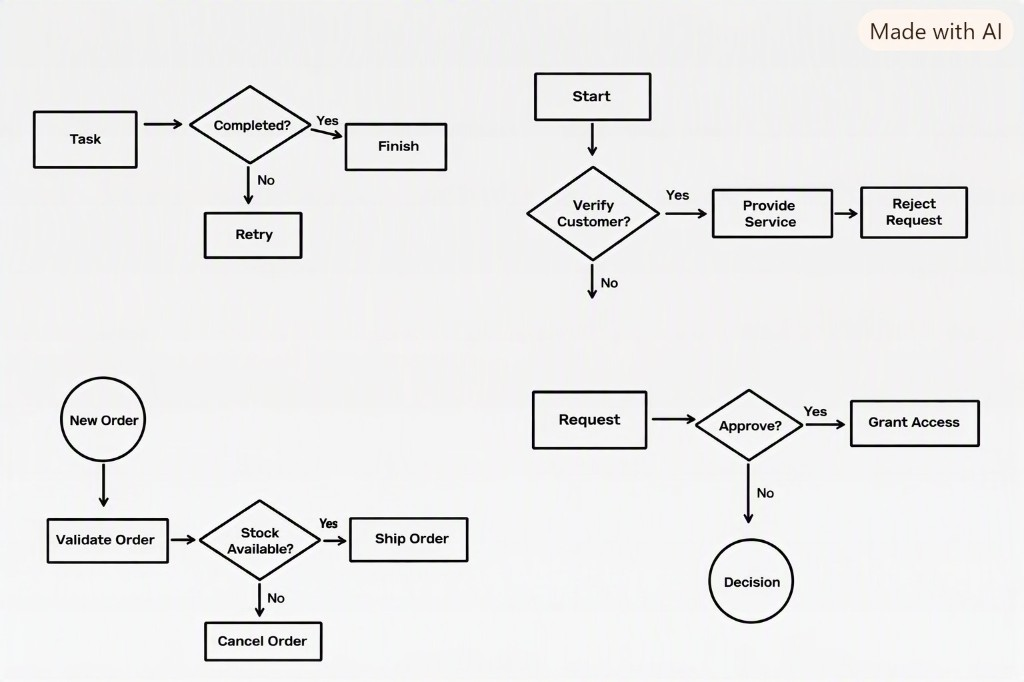
#> input picture data/test_real/flowchart_clean_a.jpg, 1024 x 682 px
$ python diag_hough.py
#> lines starting #> are read from the running program, lines starting #| are printed output that depends on the picture; after the words box and inside, x2 and y2 are one past the last pixel; in counts of white or black regions, pixels touching at a corner belong together
#> in run, image is the input picture: shape (682, 1024, 3); mean B, G, R 236.1, 236.3, 236.4
#| === flowchart_clean_a.jpg  1024x682 ===
### src/localization.py
"""Classical CV localization: preprocess, find contours, split shape vs arrow.

Stage 1 (preprocess) and Stage 2 (contour filtering) of the pipeline.
No learned detector is used — candidates are purely geometric.
"""

from __future__ import annotations

from dataclasses import dataclass, field
from pathlib import Path
from typing import Any, Literal

import cv2
import numpy as np

CandidateKind = Literal["shape", "arrow"]

# Drop specks; keep as a fraction of image area so it scales with resolution.
_MIN_AREA_FRAC = 0.00025
_MIN_AREA_ABS = 80
# Ignore a contour that covers most of the frame (page border, full whiteboard).
_MAX_AREA_FRAC = 0.55

# Compact closed nodes vs thin elongated edges.
_SHAPE_ASPECT_MAX = 2.6
_SHAPE_SOLIDITY_MIN = 0.55
_SHAPE_EXTENT_MIN = 0.25
# Wide process boxes (e.g. "Provide Service") are still nodes.
_SHAPE_ASPECT_FILLED_MAX = 5.2
_ARROW_ASPECT_MIN = 2.2
_ARROW_SOLIDITY_MAX = 0.82

_CROP_PAD = 12
_APPROX_EPS_FRAC = 0.02


@dataclass
class Candidate:
    """One localized region to send to the CNN (and later OCR / matching)."""

    kind: CandidateKind
    bbox: tuple[int, int, int, int]  # x, y, w, h in original image coords
    crop: np.ndarray  # BGR crop, padded
    contour: np.ndarray
    approx: np.ndarray
    metrics: dict[str, float] = field(default_factory=dict)


@dataclass
class HoughParams:
    """``cv2.HoughLinesP`` settings used for the last detection pass."""

    rho: float = 1.0
    theta: float = float(np.pi / 180.0)
    threshold: int = 12
    min_line_length: int = 12
    max_line_gap: int = 18


@dataclass
class LineSegment:
    """Straight connector from ``cv2.HoughLinesP`` (optionally merged)."""

    p1: tuple[float, float]
    p2: tuple[float, float]
    source: str = "hough"

    @property
    def length(self) -> float:
        return float(np.hypot(self.p2[0] - self.p1[0], self.p2[1] - self.p1[1]))

    @property
    def bbox(self) -> tuple[int, int, int, int]:
        x1, y1 = self.p1
        x2, y2 = self.p2
        x = int(min(x1, x2))
        y = int(min(y1, y2))
        w = max(1, int(abs(x2 - x1)) + 1)
        h = max(1, int(abs(y2 - y1)) + 1)
        return (x, y, w, h)

    def as_contour(self) -> np.ndarray:
        return np.array([[self.p1], [self.p2]], dtype=np.float32)


@dataclass
class LocalizationResult:
    """All candidates plus the binary image used for contour finding."""

    binary: np.ndarray
    shapes: list[Candidate]
    arrows: list[Candidate]
    lines: list[LineSegment] = field(default_factory=list)
    raw_lines: list[LineSegment] = field(default_factory=list)
    hough_params: HoughParams = field(default_factory=HoughParams)
    line_ink: np.ndarray | None = None

    @property
    def all_candidates(self) -> list[Candidate]:
        return self.shapes + self.arrows


def preprocess(image: np.ndarray) -> tuple[np.ndarray, np.ndarray, np.ndarray]:
    """Grayscale → Gaussian blur → adaptive threshold (ink as white).

    Returns ``(gray, blurred, binary)``. Binary is ``uint8`` {0, 255} with
    marker strokes as 255 so ``findContours`` traces ink, not the board.
    """
    if image.ndim == 3:
        gray = cv2.cvtColor(image, cv2.COLOR_BGR2GRAY)
    else:
        gray = image.copy()

    blurred = cv2.GaussianBlur(gray, (5, 5), 0)
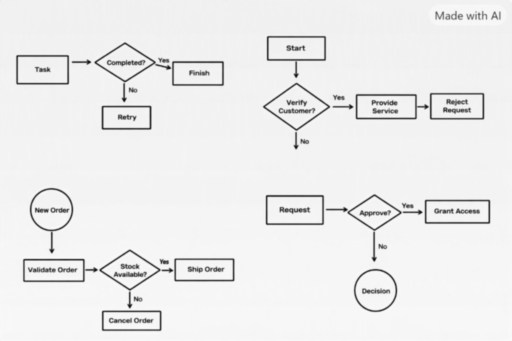
#> blurred: shape (682, 1024) (shown at 1/2 size); min 8, max 250, mean 236.3

    h, w = gray.shape[:2]
    block = 31 if min(h, w) >= 400 else 21
    if block % 2 == 0:
        block += 1

    binary = cv2.adaptiveThreshold(
        blurred,
        255,
        cv2.ADAPTIVE_THRESH_GAUSSIAN_C,
        cv2.THRESH_BINARY_INV,
        blockSize=block,
        C=7,
    )
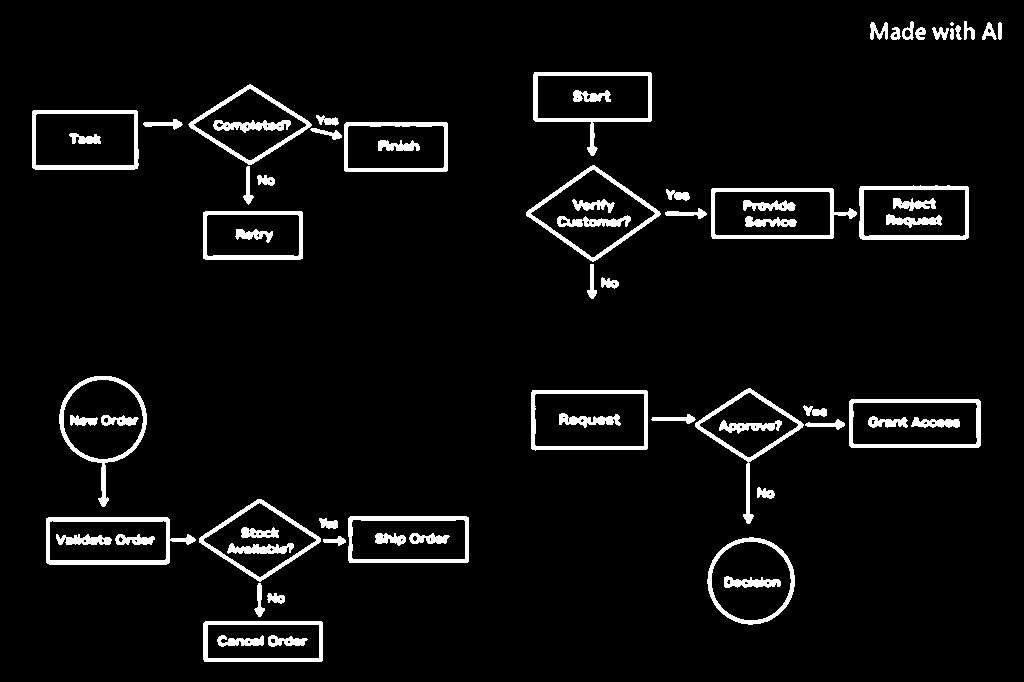
#> binary: shape (682, 1024); 5.1% white; 71 white regions (1 under 20 px), largest, box (x1, y1, x2, y2) and area: (46, 517, 196, 565) 1662, (533, 72, 652, 156) 1494, (711, 188, 857, 239) 1443
    kernel = cv2.getStructuringElement(cv2.MORPH_ELLIPSE, (3, 3))
    binary = cv2.morphologyEx(binary, cv2.MORPH_CLOSE, kernel, iterations=1)
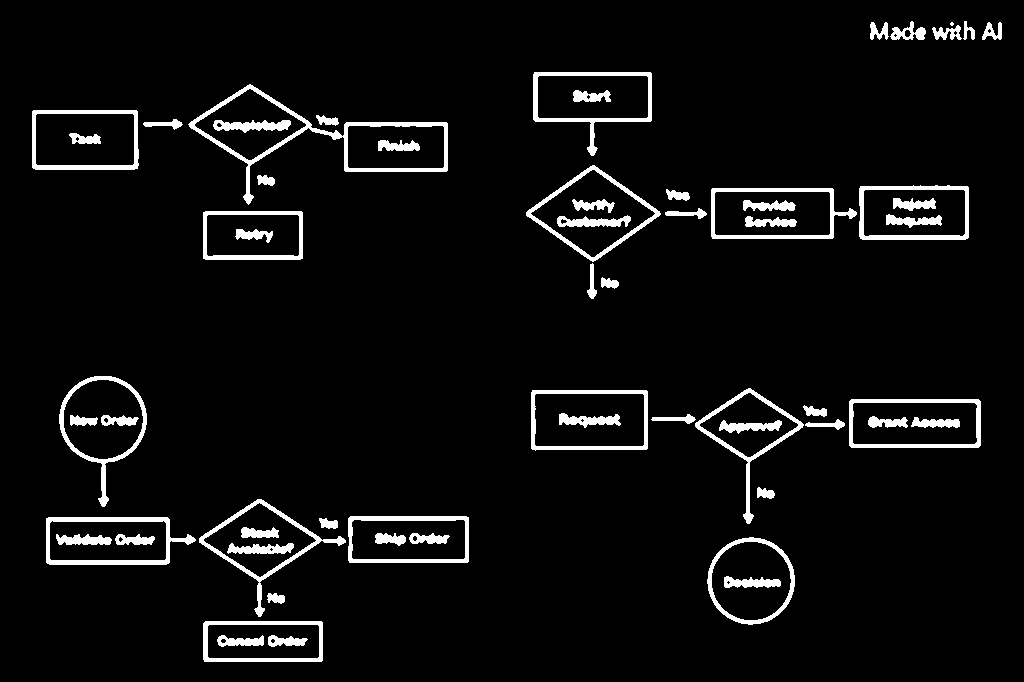
#> binary: shape (682, 1024); 5.2% white; 61 white regions (1 under 20 px)
    return gray, blurred, binary


def _safe_div(num: float, den: float) -> float:
    return float(num / den) if den > 1e-6 else 0.0


def contour_metrics(contour: np.ndarray) -> dict[str, float] | None:
    """Geometric features used to drop noise and split shape vs arrow."""
    area = float(cv2.contourArea(contour))
    if area <= 0:
        return None

    x, y, w, h = cv2.boundingRect(contour)
    bbox_area = float(w * h)
    peri = float(cv2.arcLength(contour, closed=True))
    approx = cv2.approxPolyDP(contour, _APPROX_EPS_FRAC * peri, closed=True)

    hull = cv2.convexHull(contour)
    hull_area = float(cv2.contourArea(hull))

    rect = cv2.minAreaRect(contour)
    rw, rh = rect[1]
    rw, rh = float(rw), float(rh)

    aspect_bbox = _safe_div(max(w, h), min(w, h))
    aspect_rot = _safe_div(max(rw, rh), min(rw, rh))

    return {
        "area": area,
        "bbox_x": float(x),
        "bbox_y": float(y),
        "bbox_w": float(w),
        "bbox_h": float(h),
        "bbox_area": bbox_area,
        "extent": _safe_div(area, bbox_area),
        "solidity": _safe_div(area, hull_area),
        "aspect_bbox": aspect_bbox,
        "aspect_rot": aspect_rot,
        "perimeter": peri,
        "approx_vertices": float(len(approx)),
        "min_rect_w": rw,
        "min_rect_h": rh,
    }


def _looks_filled_node(m: dict[str, float]) -> bool:
    """Closed boxes/circles/diamonds, including wide process rectangles."""
    aspect = max(m["aspect_rot"], m["aspect_bbox"])
    return (
        m["solidity"] >= _SHAPE_SOLIDITY_MIN
        and m["extent"] >= 0.32
        and aspect <= _SHAPE_ASPECT_FILLED_MAX
    )


def _kind_from_metrics(m: dict[str, float]) -> CandidateKind | None:
    """Map geometry to shape (node) vs arrow (edge), or reject as noise."""
    aspect = max(m["aspect_rot"], m["aspect_bbox"])
    solidity = m["solidity"]
    extent = m["extent"]

    elongated = aspect >= _ARROW_ASPECT_MIN
    compact = aspect <= _SHAPE_ASPECT_MAX and solidity >= _SHAPE_SOLIDITY_MIN
    filled_enough = extent >= _SHAPE_EXTENT_MIN

    # Filled rectangles must not be treated as arrows or Hough traces their borders.
    if _looks_filled_node(m):
        return "shape"
    if elongated and solidity <= _ARROW_SOLIDITY_MAX:
        return "arrow"
    if elongated and not compact:
        return "arrow"
    if compact and filled_enough:
        return "shape"
    if elongated:
        return "arrow"
    return None


def _crop_bbox(
    image: np.ndarray,
    bbox: tuple[int, int, int, int],
    pad: int = _CROP_PAD,
) -> np.ndarray:
    h, w = image.shape[:2]
    x, y, bw, bh = bbox
    x0 = max(0, x - pad)
    y0 = max(0, y - pad)
    x1 = min(w, x + bw + pad)
    y1 = min(h, y + bh + pad)
    crop = image[y0:y1, x0:x1]
    if crop.size == 0:
        return np.zeros((1, 1, 3), dtype=image.dtype) if image.ndim == 3 else np.zeros((1, 1), dtype=image.dtype)
    if crop.ndim == 2:
        crop = cv2.cvtColor(crop, cv2.COLOR_GRAY2BGR)
    return crop


def extract_candidates(
    image: np.ndarray,
    binary: np.ndarray | None = None,
) -> LocalizationResult:
    """Find contours on ``binary`` (or preprocess ``image``) and split them.

    ``image`` should be the original BGR photo so crops look like the CNN's
    synthetic training data (gray-white board + dark stroke).
    """
    if binary is None:
        _, _, binary = preprocess(image)

    img_h, img_w = binary.shape[:2]
    img_area = float(img_h * img_w)
    min_area = max(_MIN_AREA_ABS, _MIN_AREA_FRAC * img_area)
    max_area = _MAX_AREA_FRAC * img_area

    contours, _hierarchy = cv2.findContours(
        binary,
        cv2.RETR_EXTERNAL,
        cv2.CHAIN_APPROX_SIMPLE,
    )
#> contours = 35 contours, 1 with area under 20; largest, box (x1, y1, x2, y2) and area: (188, 84, 448, 205) 10486, (531, 390, 648, 451) 6842, (526, 165, 661, 262) 6712, (849, 399, 981, 448) 6280, (32, 110, 139, 170) 6202

    shapes: list[Candidate] = []
    arrows: list[Candidate] = []

    for contour in contours:
        metrics = contour_metrics(contour)
        if metrics is None:
            continue
        if metrics["area"] < min_area or metrics["area"] > max_area:
            continue

        kind = _kind_from_metrics(metrics)
        if kind is None:
            continue

        peri = metrics["perimeter"]
        approx = cv2.approxPolyDP(contour, _APPROX_EPS_FRAC * peri, closed=True)
        x, y, w, h = (
            int(metrics["bbox_x"]),
            int(metrics["bbox_y"]),
            int(metrics["bbox_w"]),
            int(metrics["bbox_h"]),
        )
        bbox = (x, y, w, h)
        candidate = Candidate(
            kind=kind,
            bbox=bbox,
            crop=_crop_bbox(image, bbox),
            contour=contour,
            approx=approx,
            metrics=metrics,
        )
        if kind == "shape":
            shapes.append(candidate)
        else:
            arrows.append(candidate)
#> this loop made 35 passes
#> (area in contour_metrics, bbox_area in contour_metrics, hull_area in contour_metrics) on passes 2, 4, 8, 9, 10, 11, 16, 17: (118, 198, 148.5), (123, 209, 154), (124, 216, 152), (150, 440, 261), (159.5, 450, 262), (143, 288, 190.5), (120, 216, 148.5), (135.5, 360, 212.5)
#> pass 1, in _crop_bbox, `crop = image[y0:y1, x0:x1]`:
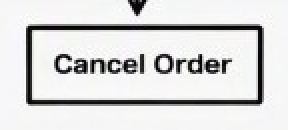
#> crop: shape (65, 144, 3) (shown 2 times larger); mean B, G, R 217, 217.1, 217.1
#> pass 3, in _crop_bbox (call 2), `crop = image[y0:y1, x0:x1]`:
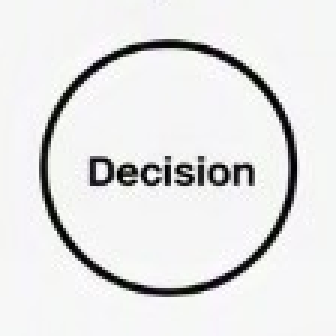
#> crop: shape (112, 112, 3) (shown 3 times larger); mean B, G, R 228.5, 228.5, 228.3

    raw_lines, lines, hough_params, line_ink = detect_connector_lines(binary, shapes)
    return LocalizationResult(
        binary=binary,
        shapes=shapes,
        arrows=arrows,
        lines=lines,
        raw_lines=raw_lines,
        hough_params=hough_params,
        line_ink=line_ink,
    )


def localize(image: np.ndarray) -> LocalizationResult:
    """Full Stage 1+2 entry point: preprocess then extract candidates."""
    _gray, _blurred, binary = preprocess(image)
    return extract_candidates(image, binary=binary)


# [11 lines left out: function _estimate_stroke_width, not called in this run]


def _is_bloated_shape(m: dict[str, float], img_area: float) -> bool:
    """True when a 'shape' contour swallowed neighboring nodes/arrows."""
    if m["bbox_area"] > 0.07 * img_area:
        return True
    aspect = max(m["aspect_rot"], m["aspect_bbox"])
    return aspect >= 3.8 and m["extent"] < 0.38


def _is_compact_node(m: dict[str, float], img_area: float) -> bool:
    if _is_bloated_shape(m, img_area):
        return False
    aspect = max(m["aspect_rot"], m["aspect_bbox"])
    return (
        m["solidity"] >= 0.50
        and m["extent"] >= 0.22
        and aspect <= _SHAPE_ASPECT_FILLED_MAX
        and m["area"] >= max(120.0, 0.0004 * img_area)
    )


def _looks_like_text(m: dict[str, float], img_area: float) -> bool:
    """Small compact blobs (letters, 'Yes'/'No', watermarks) — not shafts."""
    aspect = max(m["aspect_rot"], m["aspect_bbox"])
    if m["area"] > max(900.0, 0.004 * img_area):
        return False
    if aspect >= 4.0:
        return False
    return m["solidity"] >= 0.40 and m["extent"] >= 0.20


def _shape_fill_mask(binary_shape: tuple[int, int], shapes: list[Candidate]) -> np.ndarray:
    """Filled compact nodes only — bloated merged contours are skipped."""
    mask = np.zeros(binary_shape, dtype=np.uint8)
    img_area = float(binary_shape[0] * binary_shape[1])
    for shape in shapes:
        if _is_bloated_shape(shape.metrics, img_area):
            continue
        if shape.contour is None or len(shape.contour) < 3:
            x, y, w, h = shape.bbox
            cv2.rectangle(mask, (x, y), (x + w, y + h), 255, thickness=cv2.FILLED)
        else:
            cv2.drawContours(mask, [shape.contour], -1, 255, thickness=cv2.FILLED)
    return mask


def _hole_and_node_mask(binary: np.ndarray) -> np.ndarray:
    """Fill hollow-shape interiors (CCOMP holes) and isolated compact nodes.

    Attached arrows can glue several nodes into one EXTERNAL contour. Holes
    inside each box/diamond/circle still mark the true node interior, so
    Hough can hide borders without erasing neighboring connectors.
    """
    h, w = binary.shape[:2]
    img_area = float(h * w)
    mask = np.zeros((h, w), dtype=np.uint8)
    contours, hierarchy = cv2.findContours(
        binary, cv2.RETR_CCOMP, cv2.CHAIN_APPROX_SIMPLE
    )
    if hierarchy is None:
        return mask
    hierarchy = hierarchy[0]
    min_hole = max(180.0, 0.0008 * img_area)
    for i, contour in enumerate(contours):
        metrics = contour_metrics(contour)
        if metrics is None:
            continue
        parent = int(hierarchy[i][3])
        if parent != -1:
            if min_hole <= metrics["area"] < 0.35 * img_area:
                cv2.drawContours(mask, [contour], -1, 255, thickness=cv2.FILLED)
            continue
        if _is_compact_node(metrics, img_area):
            cv2.drawContours(mask, [contour], -1, 255, thickness=cv2.FILLED)
#> this loop made 94 passes
#> contour on passes 9, 11, 38: [[728, 580], [730, 582], [728, 584], [726, 582]], [[271, 547], [273, 549], [271, 551], [269, 549]], [[582, 418], [584, 420], [582, 422], [580, 420]]
#> mask: shape (682, 1024); 14.4% white; 17 white regions, largest, box (x1, y1, x2, y2) and area: (188, 84, 448, 205) 10832, (531, 390, 648, 451) 7016, (526, 165, 661, 262) 6850
#> (the rest of the program and of its run is left out)
